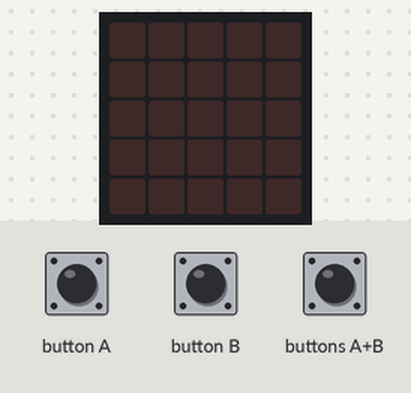
Simulated run of this program. Board: BBC micro:bit running MicroPython. Parts: the board's 5×5 LED display. Inputs (shaded band) come from the test bench.

Above: at 1.2 s.
1.3 s: button A pressed for 0.15 s
At 2.5 s:
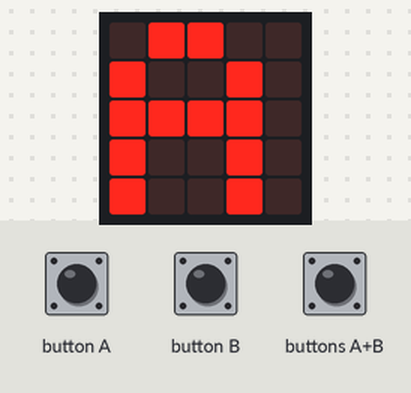
2.9 s: button B pressed for 0.15 s
At 4.0 s:
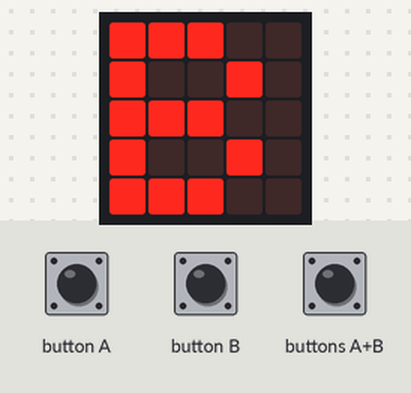
4.5 s: buttons A+B pressed for 0.15 s
At 5.3 s:
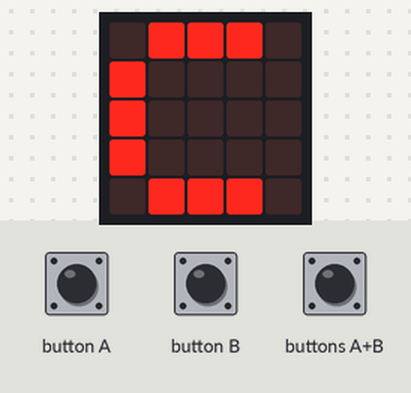
6.1 s: button A pressed for 1 s
At 6.6 s:
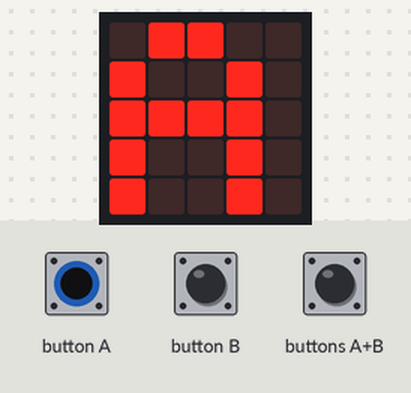
8.6 s: button B pressed for 1 s
At 9.9 s:
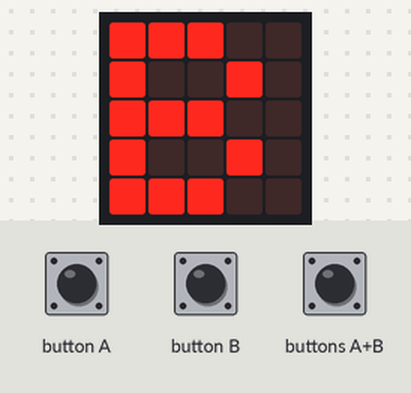
Timing chart, 0 to 11.6 s (numbered marks = the images above; inputs shaded):
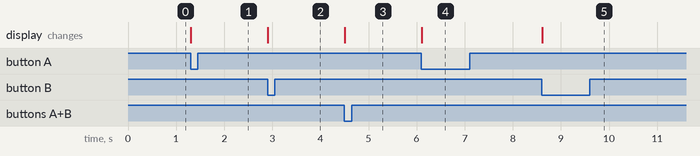

The program:

buttons-03.py
```python
# Imports go at the top
from microbit import *

# Code in a 'while True:' loop repeats forever
while True:
    # Check if button A is pressed
    if button_a.is_pressed():
        display.show('A') # Display 'A' if button A is pressed
    # Check if button B is pressed
    if button_b.is_pressed():
        display.show('B') # Display 'B' if button B is pressed
    # Check if both buttons are pressed
    if button_a.is_pressed() and button_b.is_pressed():
        display.show('C') # Display 'C' if both buttons are pressed
    # Pause for 100ms (0.1 seconds) to prevent the loop from running too fast
    sleep(100) 
```

Measured:
- after the input at 1.3 s, the display: changes at once (image 1)
- after the input at 2.9 s, the display: changes at once (image 2)
- after the input at 4.5 s, the display: changes at once (image 3)
- after the input at 6.1 s, the display: changes at once (image 4)
- after the input at 8.6 s, the display: changes at once (image 5)
